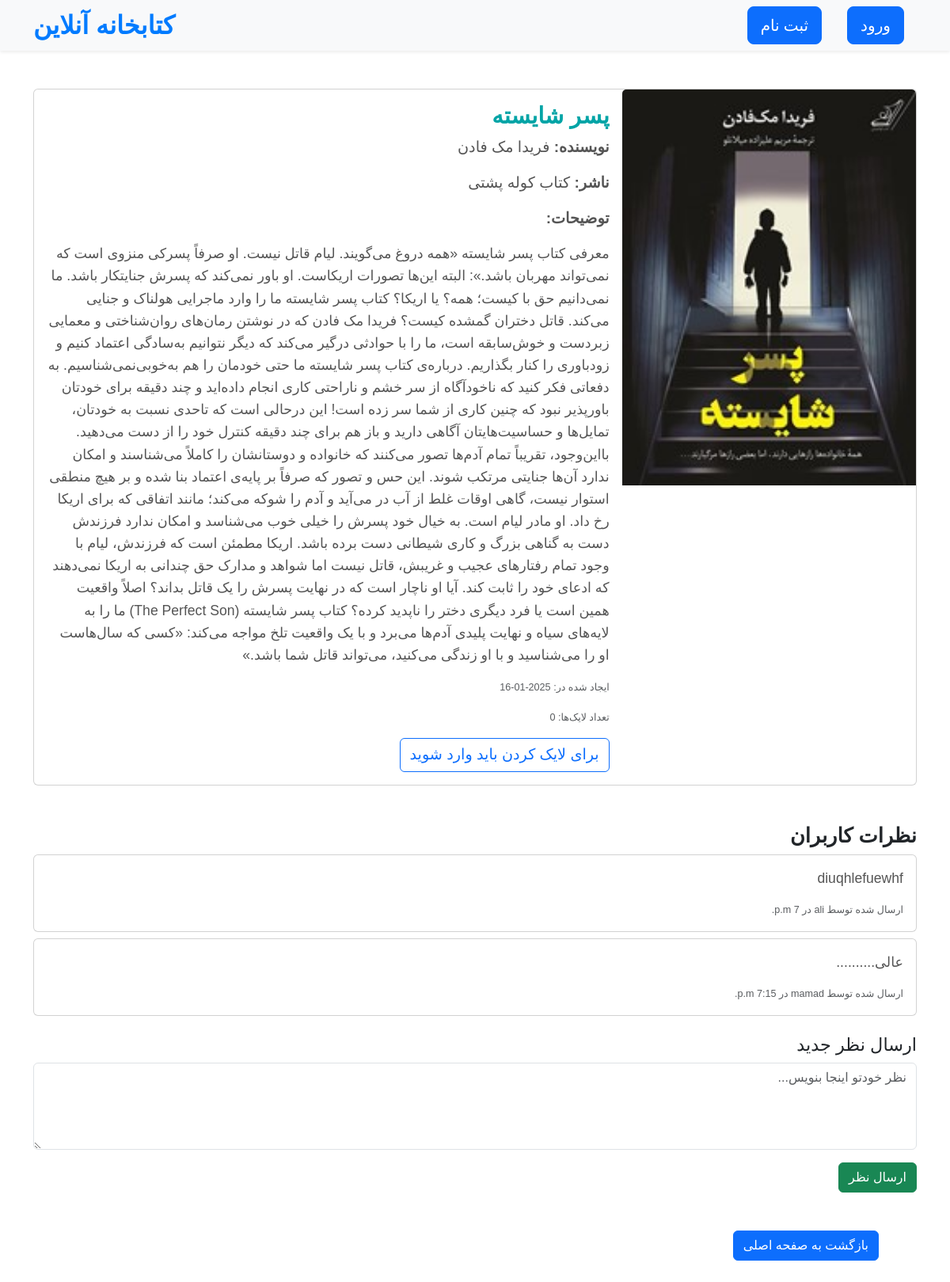
Page /book-detail/2/ on the earlier database version.
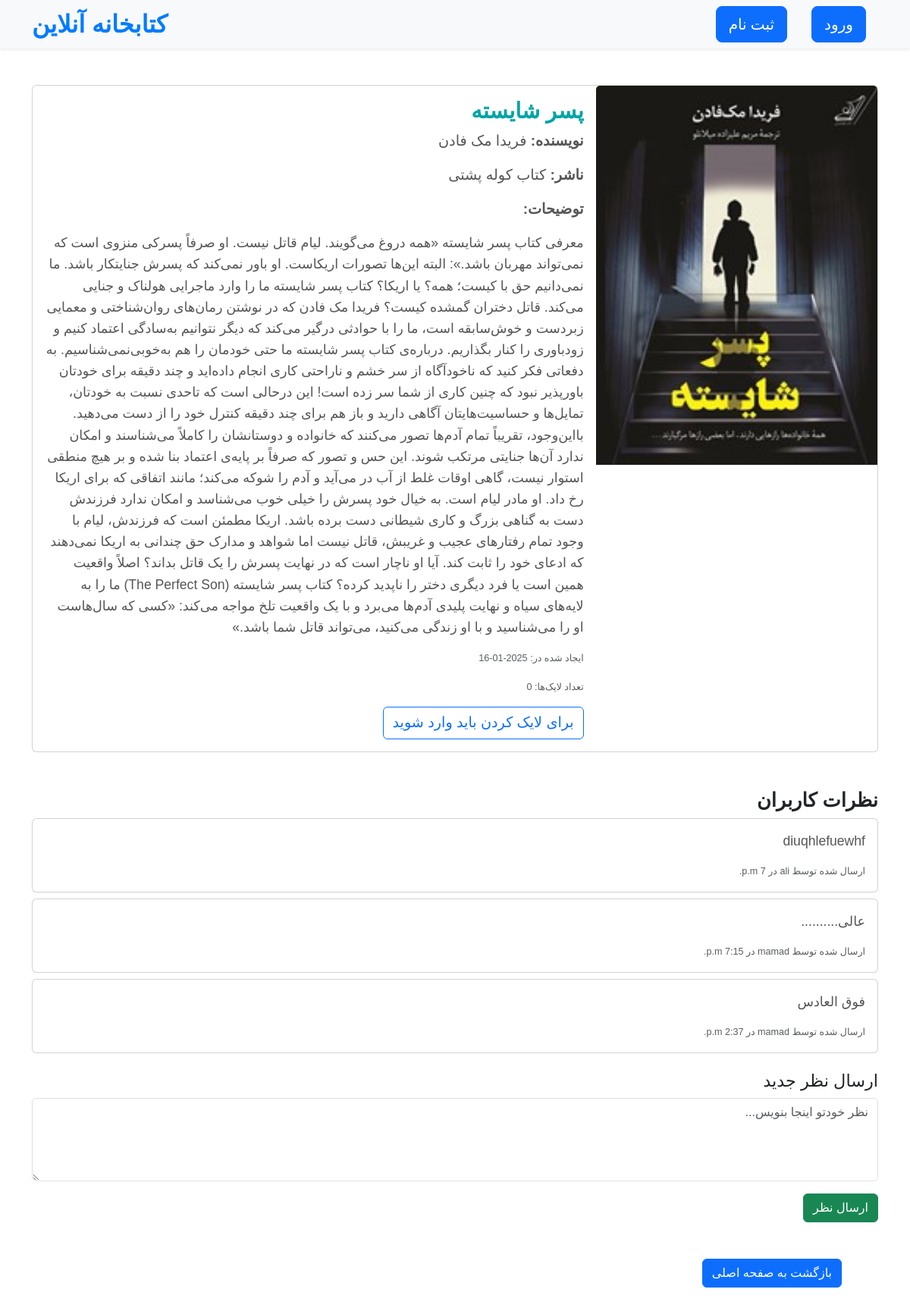
Same page on the later database version.
### Book/models.py (models this page shows)
class Comment(models.Model):
    author = models.ForeignKey(User, null=False, on_delete=models.CASCADE)
    book = models.ForeignKey(Book, null=False, on_delete=models.CASCADE)
    text = models.TextField(null=False, blank=False)
    created_at = models.TimeField(auto_now_add=True)

### Book/views.py (the view)
# urls.py: path('book-detail/<int:pk>/',views.book_detail,name='book_detail'),
def book_detail(request, pk):
    book = Book.objects.get(id=pk)
    comments = Comment.objects.filter(book=book) # کامنت های کتاب
    if request.method == 'POST':
        if request.user.is_authenticated:
            form = CommentForm(request.POST)
            if form.is_valid():
                comment = form.save(commit=False)
                comment.author = request.user
                comment.book = book
                comment.save()
                book.comments_count += 1
                book.save()
                return redirect(reverse('Book:book_detail', args=[pk]))  # برگشت به جزئیات کتاب
        else:
            return redirect('Book:login')
    else:
        if book is None:
            return redirect('Book:index')
        else:
            form = CommentForm()
            return render(request, 'book_detail.html', {'book': book, 'comments': comments, 'form': form})

### Book/forms.py
class CommentForm(forms.ModelForm):
    class Meta:
        model = Comment
        fields = ['text']
        widgets = {
            'text': forms.Textarea(attrs={
                'class': 'form-control',
                'placeholder': 'نظر خودتو اینجا بنویس...',
                'rows': 4
            })
        }
        labels = {
            'text': 'متن نظر:',
        }
        book = forms.CharField(widget=forms.HiddenInput(), required=False)
        author = forms.CharField(widget=forms.HiddenInput(), required=False)

### Book/models.py (called while the page is built)
    def likes_count(self):
        return self.likes.count()

### Book/templates/book_detail.html (shortened to what this page needs)
{% extends 'base.html' %}
{% block content %}
<div class="container mt-5" dir="rtl" style="font-family: 'IRANSans', Arial, sans-serif;">
    <div class="card mb-3">
        <div class="row g-0">
            <div class="col-md-4">
                {% if book.image %}
                    <img src="{{ book.image.url }}" class="card-img-top" alt="{{ book.title }}" style="height: 500px; object-fit: cover;">
                {% else %}
                    <img src="https://picsum.photos/300/500" class="card-img-top" alt="{{ book.title }}" style="height: 500px; object-fit: cover;">
                {% endif %}
            </div>
            <div class="col-md-8">
                <div class="card-body text-end">
                    <h5 class="card-title" style="font-size: 1.8rem; font-weight: bold;">{{ book.title }}</h5>
                    <p class="card-text" style="font-size: 1.2rem;"><strong>نویسنده:</strong> {{ book.author }}</p>
                    <p class="card-text" style="font-size: 1.2rem;"><strong>ناشر:</strong> {{ book.publisher }}</p>
                    <p class="card-text" style="font-size: 1.2rem;"><strong>توضیحات:</strong></p>
                    <p class="card-text" style="font-size: 1.1rem; line-height: 1.6;">{{ book.description }}</p>
                    <p class="card-text"><small class="text-muted">ایجاد شده در: {{ book.created_at|date:"Y-m-d" }}</small></p>
                    <p class="card-text"><small class="text-muted">تعداد لایک‌ها: <span class="likes-count">{{ book.likes_count }}</span></small></p>
                    {% if request.user.is_authenticated %}
                        <form action="{% url 'Book:toggle_like' book.pk %}" method="post">
                            {% csrf_token %}
                            <button type="submit" class="btn btn-outline-primary">
                                {% if request.user in book.likes.all %}
                                    ❤️ لایک شده
                                {% else %}
                                    ♡ لایک
                                {% endif %}
                            </button>
                        </form>
                    {% else %}
                        <a href="{% url 'Book:login' %}" class="btn btn-outline-primary" style="font-size: 1.2rem;">برای لایک کردن باید وارد شوید</a>
                    {% endif %}
                </div>
            </div>
        </div>
    </div>
    <div class="mt-5">
        <h4 style="font-size: 1.6rem; font-weight: bold;">نظرات کاربران</h4>
        <div class="comments-list mb-4">
            {% if comments %}
                {% for comment in comments %}
                    <div class="card mb-2">
                        <div class="card-body">
                            <p class="card-text" style="font-size: 1.1rem;">{{ comment.text }}</p>
                            <p class="card-text" style="font-size: 0.9rem;">
                                <small class="text-muted">ارسال شده توسط {{ comment.author }} در {{ comment.created_at }}</small>
                            </p>
                        </div>
                    </div>
                {% endfor %}
            {% else %}
                <p class="text-muted" style="font-size: 1rem;">هنوز نظری ثبت نشده است.</p>
            {% endif %}
        </div>
        <h5 style="font-size: 1.4rem;">ارسال نظر جدید</h5>
        <form method="post">
            <div class="mb-3">
                {{ form.text }}
            </div>
            <button type="submit" class="btn btn-success">ارسال نظر</button>
        </form>
    </div>
    <div dir="rtl">
        <a href="{% url 'Book:index' %}" class="btn btn-primary m-5">بازگشت به صفحه اصلی</a>
    </div>
</div>
{% endblock %}

Differences in the rows shown:
added Comment: text "فوق العادس", author "mamad", created_at "2:37 p.m."
